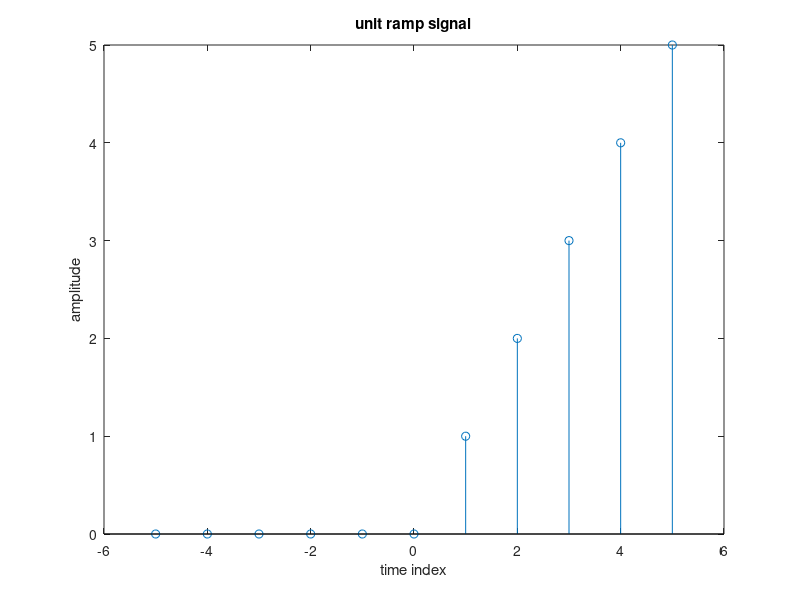

The MATLAB script that drew this image:
clc;
clear all;
close all;
n=input('enter the desired length of the sequence');
time=-n:n;
r=1:1:n;
ramp=[zeros(1,n+1) r];
disp(ramp);
stem(time,ramp);
xlabel('time index');
ylabel('amplitude');
title('unit ramp signal');
